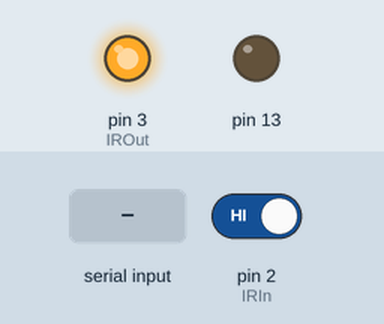
This sketch was run on a simulated Arduino Uno, built with avr-gcc and run on an emulated ATmega328P. Parts: output pins drawn as LEDs (lit = HIGH). Dashed ring = blinking. The inputs (shaded band) are chosen by the test bench; at power-on: pin 2 (IRIn) HIGH.

Above: at 1.2 s.
1.3 s: "90,45\n" received over the second serial link
At 1.53 s:
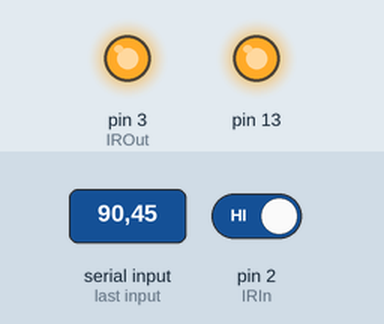
3.1 s: "0\n" received over the second serial link
At 3.35 s:
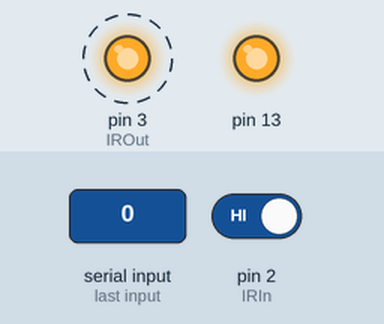
Timing chart, 0 to 6.3 s (numbered marks = the images above; inputs shaded):
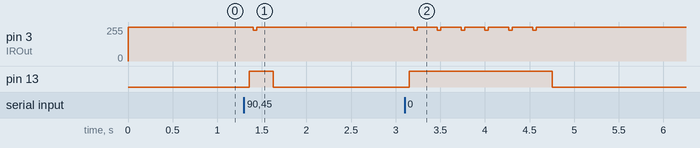

The sketch:

rsv1.ino
```cpp
#include <SoftwareSerial.h>
SoftwareSerial BT(10, 11);

int IRIn = 2;            // We will use an interrupt
int IROut= 3;            // Where the echoed command will be sent from

// Some but not all RS commands are defined
#define RSTurnRight       0x80
#define RSRightArmUp      0x81
#define RSRightArmOut     0x82
#define RSTiltBodyRight   0x83
#define RSRightArmDown    0x84
#define RSRightArmIn      0x85
#define RSWalkForward     0x86
#define RSWalkBackward    0x87
#define RSTurnLeft        0x88
#define RSLeftArmUp       0x89
#define RSLeftArmOut      0x8A
#define RSTiltBodyLeft    0x8B
#define RSLeftArmDown     0x8C
#define RSLeftArmIn       0x8D
#define RSStop            0x8E
#define RSWakeUp          0xB1
#define RSBurp            0xC2
#define RSRightHandStrike 0xC0
#define RSNoOp            0xEF
boolean RSEcho=true;      // Should Arduino Echo RS commands
boolean RSUsed=true;      // Has the last command been used
volatile int RSBit=9;     // Total bits of data
volatile int RSCommand;   // Single byte command from IR
int bitTime=516;          // Bit time (Theoretically 833 but 516)
                          // works for transmission and is faster
int last;                 // Previous command from IR

String inString = "";    // string to hold input
int inInt;

void setup()
{
  pinMode(IRIn, INPUT);
  pinMode(IROut, OUTPUT);
  pinMode(13,OUTPUT);
  digitalWrite(IROut,HIGH);
  attachInterrupt(0,RSReadCommand,RISING);
  last=RSNoOp;

  BT.begin(9600);
  // Send test message to other device
  BT.println("Arduino Robosapien Control");
  BT.println("0 for test");
  BT.println("1 for help");
}

// Receive a bit at a time.
void RSReadCommand() {
  delayMicroseconds(833+208);  // about 1 1/4 bit times
  int bit=digitalRead(IRIn);
  if (RSBit==9) { // Must be start of new command
    RSCommand=0;
    RSBit=0;
    RSUsed=true;
  }
  if (RSBit<8) {
    RSCommand<<=1;
    RSCommand|=bit;
  }
  RSBit++;
  if (RSBit==9) RSUsed=false;
}

// send the whole 8 bits
void RSSendCommand(int command) {
  digitalWrite(IROut,LOW);
  delayMicroseconds(8*bitTime);
  for (int i=0;i<8;i++) {
    digitalWrite(IROut,HIGH);
    delayMicroseconds(bitTime);
    if ((command & 128) !=0) delayMicroseconds(3*bitTime);
    digitalWrite(IROut,LOW);
    delayMicroseconds(bitTime);
    command <<= 1;
  }
  digitalWrite(IROut,HIGH);
  delay(250); // Give a 1/4 sec before next
}

void loop() // run over and over
{
    while (BT.available())
    {
        char character = BT.read(); // Receive a single character from the software serial port
        inString.concat(character); // Add the received character to the receive buffer
        if (character == '\n')
        {

            inInt = inString.toInt();


            BT.print("Received string: ");
            BT.println(inString);
            BT.print("Received int: ");
            BT.println(inInt);


            // Add your code to parse the received line here....


            if (inInt==0) {
              BT.println("Testing...");

              digitalWrite(13,HIGH);  // Turn on LED let us know we have control our wedge
              RSSendCommand(RSRightArmOut);
              RSSendCommand(RSTiltBodyRight);
              RSSendCommand(RSRightArmDown);

              RSSendCommand(RSLeftArmOut);
              RSSendCommand(RSTiltBodyLeft);
              RSSendCommand(RSLeftArmDown);
              digitalWrite(13,LOW);
              BT.println("Done.");
            }
/*
             if (inInt==1) {
              printHelp();
             }
*/
             if (inInt > 0) {
                BT.print("IRSend: ");
                BT.println(inInt);
                digitalWrite(13,HIGH);
                RSSendCommand(inInt);
                digitalWrite(13,LOW);

             }


            // Clear receive buffer so we're ready to receive the next line
            inString = "";
        }
    }
}


void printHelp() {
/*
       BT.println(
"codes\n"
"t for test\n"
"\t"
"Button Controller Function  Presses Arduino Code\n"
"12  R Turn Right  1 128\n"
"1 R Right Arm Up  2 129\n"
"4 R Right Arm Out 2 130\n"
"5 R Tilt Body right 1 131\n"
"2 R Right Arm Down  2 132\n"
"3 R Right Arm In  2 133\n"
"11  R Walk Forward  2 134\n"
"15  R Walk Backwards  2 135\n"
"14  R Turn Left 1 136\n"
"6 R Left Arm Up 2 137\n"
"9 R Left Arm Out  2 138\n"
"10  R Tilt Body Right 1 139\n"
"7 R Left Arm Down 2 140\n"
"8 R Left Arm In 2 141\n"
"13  R Stop  1 142\n"
"19  R Master Command Program  1 144\n"
"20  R Program Play  1 145\n"
"16  R Right Sensor Program  1 146\n"
"18  R Left Sensor Program 1 147\n"
"17  R Sonic Sensor Program  1 148\n"
"12  G Right Turn Step 1 160\n"
"1 G Right Hand Thump  1 161\n"
"4 G Right Hand Throw  1 162\n"
"5 G Sleep 1 163\n"
"2 G Right Hand Pickup 1 164\n"
"3 G Lean Backward 1 165\n"
"11  G Forward Step  1 166\n"
"15  G Backward Step 1 167\n"
"14  G Left Turn Step  1 168\n"
"6 G Left Hand thump 1 169\n"
"9 G Left hand Throw 1 170\n"
"10  G Listen  1 171\n"
"7 G Left Hand Pickup  1 172\n"
"8 G Lean Forward  1 173\n"
"13  G Reset 1 174\n"
"19  G Master Command Program  1 176\n"
"20  G Wake Up 1 177\n"
"16  G Right Sensor Program Execute  1 178\n"
"18  G Left Sensor Program Execute 1 179\n"
"17  G Sonic Sensor Program Execute  1 180\n"
"12  O  Right Hand Strike 3 1 192\n"
"1 O  Right Hand Sweep  1 193\n"
"4 O  Burp  1 194\n"
"5 O  Right Hand Strike 1 195\n"
"2 O  High 5  1 196\n"
"3 O  Right Hand Strike 1 197\n"
"11  O  Bulldozer 1 198\n"
"15  O  Oops  1 199\n"
"14  O  Left Hand Strike 3  1 200\n"
"6 O  Left Hand Sweep 1 201\n"
"9 O  Whistle 1 202\n"
"10  O  Left Hand Strike  1 203\n"
"7 O  Talk Back 1 204\n"
"8 O  Left Hand Strike  1 205\n"
"13  O  Roar  1 206\n"
"19  O  All Demo  1 208\n"
"20  O  Power Off 1 209\n"
"16  O  Demo 1  1 210\n"
"18  O  Demo 2  1 211\n"
"17  O  Dance Demo  1 212");

*/
}
void loop2()
{
  if (!RSUsed) {
    if (RSCommand==RSStop && last==RSStop) RSEcho=!RSEcho;
    last=RSCommand;
    if (!RSEcho){
      digitalWrite(10,HIGH);  // Turn on LED let us know
                              //  we have control our wedge
      RSSendCommand(RSRightArmOut);
      RSSendCommand(RSTiltBodyRight);
      RSSendCommand(RSRightArmDown);

      RSSendCommand(RSLeftArmOut);
      RSSendCommand(RSTiltBodyLeft);
      RSSendCommand(RSLeftArmDown);

      RSSendCommand(RSWalkForward);

    } else {
      digitalWrite(10,LOW);   // No longer in control
      RSSendCommand(RSCommand);
    }
    RSUsed=true;
  }
}
```

Measured:
- after the input at 1.3 s, pin 3 (IROut): 255/255 → 232/255 after 0.11 s, → 255/255 0.04 s later; pin 13: LOW → HIGH after 0.06 s, → LOW 0.27 s later
- after the input at 3.1 s, pin 3 (IROut): alternates 255/255 for 0.23 s and 232/255 for 0.04 s, 12 changes in all, then stays 255/255, starting after 0.10 s; pin 13: LOW → HIGH after 0.05 s, → LOW 1.6 s later
